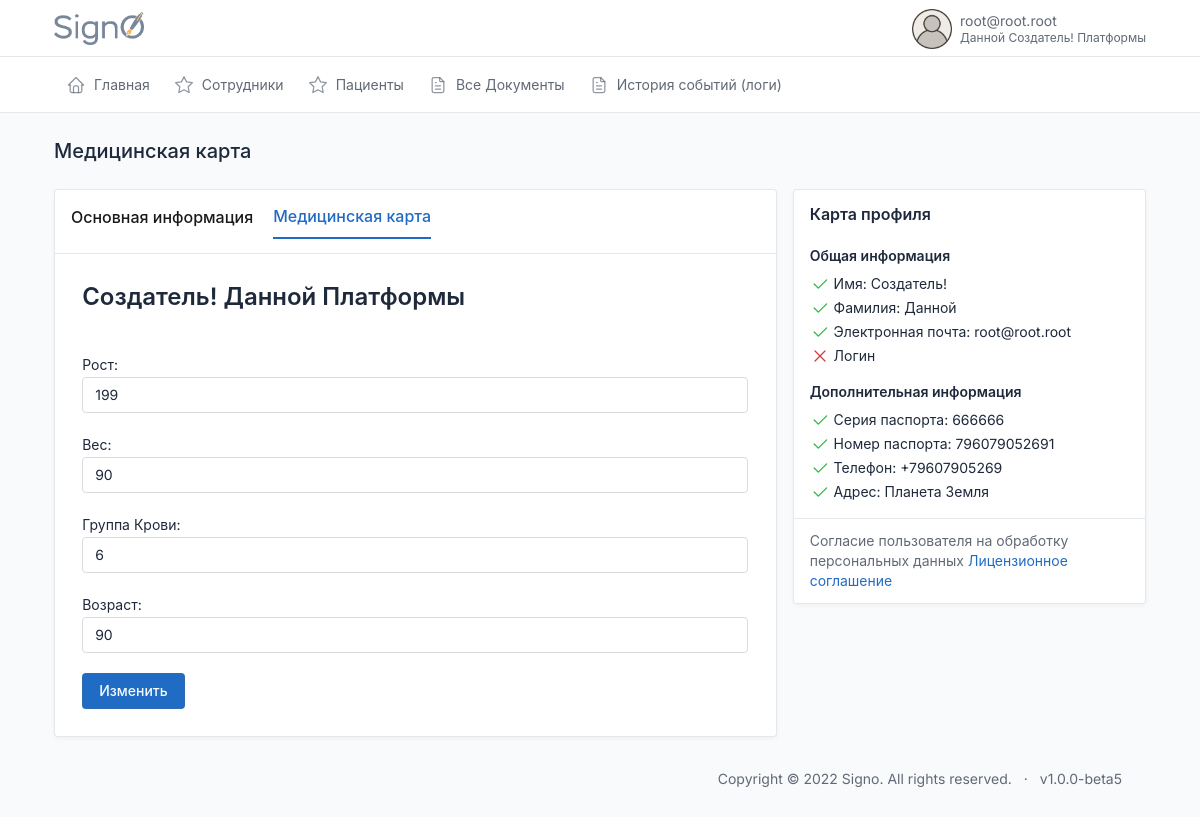
Page /id/mymedcard/ (signed in) on the committed database.
### users/models.py (models this page shows, shortened)
class CustomUser(AbstractBaseUser, PermissionsMixin):
    email = models.EmailField(max_length=254, unique=True, verbose_name='Электронная почта')
    first_name = models.CharField(u"Имя", max_length=100, blank=True, null=True)
    last_name = models.CharField(u"Фамилия", max_length=100, blank=True, null=True)
    patronymic = models.CharField(u"Отчество", max_length=100, blank=True, null=True)
    pasport_series = models.CharField(max_length=12, blank=True, verbose_name='Серия паспорта')
    pasport_number = models.CharField(max_length=12, blank=True, verbose_name='Номер паспорта')
    addres = models.CharField(max_length=240, blank=True, verbose_name='Адрес пользователя')
    user_profile_id = models.IntegerField(blank=True, verbose_name='ID пользователя', null=True)
    phone = models.CharField(max_length=24, verbose_name='Телефон')
    uniq_id = models.CharField(unique=True, max_length=12, blank=True, null=True, verbose_name='Уникальный ID')
    photo = models.ImageField(
        upload_to='users/%Y/%m/%d/',
        blank=True,
        default='../static/images/default_avatar.png',
        verbose_name='Аватар')
    is_active = models.BooleanField(default=True, verbose_name='Активирован')
    is_admin = models.BooleanField(default=False, verbose_name='Администратор')
    is_staff = models.BooleanField(_('staff status'), default=False)
    is_superuser = models.BooleanField(_('super user'), default=False)
    date_joined = models.DateTimeField(u'date joined', blank=True, null=True, default=timezone.now)
    last_login = models.DateTimeField(u'last login', blank=True, null=True)
    groups = models.ManyToManyField(Group, blank=True, null=True, verbose_name='Группы', related_name='groups')
    user_permissions = models.ManyToManyField(Permission, blank=True, null=True, verbose_name='Разрешения', related_name='user_permissions')
    date_of_birthday = models.DateField(blank=True, null=True, verbose_name='Дата Рождения')
    ADMINISTRATOR = 'AD'
    DOCTOR = 'DO'
    CLIENT = 'CL'
    DIRECTOR = 'DI'
    TYPE_ROLE = [
        (ADMINISTRATOR, 'Администратор'),
        (DOCTOR, 'Врач'),
        (CLIENT, 'Клиент'),
        (DIRECTOR, 'Руководитель')
    ]
    type = models.CharField(max_length=6, choices=TYPE_ROLE, default=CLIENT, verbose_name='Тип пользователя')
    ban = models.BooleanField(default=False, verbose_name='Уволен')
    ban_date = models.DateTimeField(verbose_name='дата увольнения', blank=True, null=True)
    ecp = models.BooleanField(default=False, verbose_name='Наличие ЭЦП')
    USERNAME_FIELD = 'email'
    REQUIRED_FIELDS = []
    objects = CustomUserManager()
    class Meta:
        verbose_name='Пользователь'
        verbose_name_plural='Пользователи'

class MedCard(models.Model):
    user = models.OneToOneField(CustomUser, verbose_name='Клиент', on_delete=models.CASCADE)
    height = models.CharField(max_length=100, verbose_name='Рост', blank=True, null=True)
    weight = models.CharField(max_length=100, verbose_name='Вес', blank=True, null=True)
    blood = models.CharField(max_length=100, verbose_name='Группа крови', blank=True, null=True)
    age = models.CharField(max_length=100, verbose_name='Возраст', blank=True, null=True)
    class Meta:
        verbose_name = 'Карта'
        verbose_name_plural = 'Карты'

### users/views.py (the view)
# urls.py: path('mymedcard/', show_mymedcard, name='mymedcard'),
@login_required
def show_mymedcard(request):
    if request.method == 'POST':
        u_form = MedCardUpdateForm(request.POST, instance=request.user.medcard)
        if u_form.is_valid():
            u_form.save()
            messages.success(request, f'Ваш профиль успешно обновлен.')
            return redirect('profile')
    else:
        u_form = MedCardUpdateForm(instance=request.user.medcard)
    context = {
        'title': 'Медицинская карта',
        'u_form': u_form,
    }
    return render(request, 'index/mymedcard.html', context)

### users/forms.py
class MedCardUpdateForm(forms.ModelForm):
    height = forms.CharField(label='Рост', required=True, widget=forms.TextInput(attrs={'class': 'form-control'}))
    weight = forms.CharField(label='Вес', required=True, widget=forms.TextInput(attrs={'class': 'form-control'}))
    blood = forms.CharField(label='Группа Крови', required=True, widget=forms.TextInput(attrs={'class': 'form-control'}))
    age = forms.CharField(label='Возраст', required=True, widget=forms.TextInput(attrs={'class': 'form-control'}))
    class Meta:
        model = MedCard
        fields = ['height', 'weight', 'blood', 'age']

### index/templates/index/mymedcard.html (shortened to what this page needs)
{%extends 'index.html'%}{%load static%}
{%block content%}
<div class="row row-cards">
              <div class="col-lg-8">
                <div class="card card-lg">
                                      <div class="card-header">
                    <a href="{%url 'profile'%}"><h3 class="card-title"  style="    padding: 0px 0px 9px 0px;
    color: #191919;">Основная информация</h3></a>
                    <a href="{%url 'mymedcard'%}"><h3 class="card-title"  style="    border-bottom: 2px solid;
    padding: 0px 0px 9px 0px;">Медицинская карта</h3></a>
                  </div>
                  <div class="card-body">
                    <div class="markdown">
<form action="" method="post" enctype="multipart/form-data">
    <h1>{{request.user.first_name}} {{request.user.last_name}} {{request.user.patronymic}}</h1>
    {{u_form}}
    <button type="submit" class="btn btn-primary">Изменить</button>
</form>
                    </div>
                  </div>
                </div>
              </div>
              <div class="col-lg-4">
                <div class="card">
                  <div class="card-body">
                    <div class="d-flex align-items-center mb-3">
                      <div>
                        <h3 class="lh-1">
                        Карта профиля
                        </h3>
                      </div>
                    </div>
                    <h4>Общая информация</h4>
                    <ul class="list-unstyled space-y-1">
                      <li>
                          {%if request.user.first_name%}
                          <svg xmlns="http://www.w3.org/2000/svg" class="icon text-green" width="24" height="24" viewBox="0 0 24 24" stroke-width="2" stroke="currentColor" fill="none" stroke-linecap="round" stroke-linejoin="round"><path stroke="none" d="M0 0h24v24H0z" fill="none"></path><path d="M5 12l5 5l10 -10"></path></svg>
                          {%endif%}
                        Имя: {{request.user.first_name}}
                      </li>
                      <li>
                          {%if request.user.last_name%}
                          <svg xmlns="http://www.w3.org/2000/svg" class="icon text-green" width="24" height="24" viewBox="0 0 24 24" stroke-width="2" stroke="currentColor" fill="none" stroke-linecap="round" stroke-linejoin="round"><path stroke="none" d="M0 0h24v24H0z" fill="none"></path><path d="M5 12l5 5l10 -10"></path></svg>
                          {%endif%}
                        Фамилия: {{request.user.last_name}}
                      </li>
                      <li>
                          {%if request.user.email%}
                          <svg xmlns="http://www.w3.org/2000/svg" class="icon text-green" width="24" height="24" viewBox="0 0 24 24" stroke-width="2" stroke="currentColor" fill="none" stroke-linecap="round" stroke-linejoin="round"><path stroke="none" d="M0 0h24v24H0z" fill="none"></path><path d="M5 12l5 5l10 -10"></path></svg>
                          {%endif%}
                          Электронная почта: {{request.user.email}}
                      </li>
                      <li>
                        Логин {{request.user.username}}
                      </li>
                    </ul>
                    <h4>Дополнительная информация</h4>
                    <ul class="list-unstyled space-y-1">
                      <li>
                          {%if request.user.pasport_series%}
                          <svg xmlns="http://www.w3.org/2000/svg" class="icon text-green" width="24" height="24" viewBox="0 0 24 24" stroke-width="2" stroke="currentColor" fill="none" stroke-linecap="round" stroke-linejoin="round"><path stroke="none" d="M0 0h24v24H0z" fill="none"></path><path d="M5 12l5 5l10 -10"></path></svg>
                          {%endif%}
                        Серия паспорта: {{request.user.pasport_series}}
                      </li>
                      <li>
                          {%if request.user.pasport_number%}
                          <svg xmlns="http://www.w3.org/2000/svg" class="icon text-green" width="24" height="24" viewBox="0 0 24 24" stroke-width="2" stroke="currentColor" fill="none" stroke-linecap="round" stroke-linejoin="round"><path stroke="none" d="M0 0h24v24H0z" fill="none"></path><path d="M5 12l5 5l10 -10"></path></svg>
                          {%endif%}
                        Номер паспорта: {{request.user.pasport_number}}
                      </li>
                        <li>
                          {%if request.user.phone%}
                          <svg xmlns="http://www.w3.org/2000/svg" class="icon text-green" width="24" height="24" viewBox="0 0 24 24" stroke-width="2" stroke="currentColor" fill="none" stroke-linecap="round" stroke-linejoin="round"><path stroke="none" d="M0 0h24v24H0z" fill="none"></path><path d="M5 12l5 5l10 -10"></path></svg>
                            {%endif%}
                        Телефон: {{request.user.phone}}
                      </li>
                        <li>
                          {%if request.user.addres%}
                          <svg xmlns="http://www.w3.org/2000/svg" class="icon text-green" width="24" height="24" viewBox="0 0 24 24" stroke-width="2" stroke="currentColor" fill="none" stroke-linecap="round" stroke-linejoin="round"><path stroke="none" d="M0 0h24v24H0z" fill="none"></path><path d="M5 12l5 5l10 -10"></path></svg>
                          {%endif%}
                        Адрес: {{request.user.addres}}
                      </li>
                    </ul>
                  </div>
                  <div class="card-footer">
                    Согласие пользователя на обработку персональных данных
                    <a href="#" target="_blank">Лицензионное соглашение</a>
                  </div>
                </div>
              </div>
            </div>
{%endblock%}

### templates/header.html (shortened to what this page needs)
<!doctype html>{%load static%}
<html lang="en">
<head>
  <link href="{% static 'dist/css/tabler.min.css' %}" rel="stylesheet" />
  <link href="{% static 'dist/css/tabler-flags.min.css' %}" rel="stylesheet" />
  <link href="{% static 'dist/css/tabler-payments.min.css'%}" rel="stylesheet" />
  <link href="{% static 'dist/css/tabler-vendors.min.css' %}" rel="stylesheet" />
  <link href="{% static 'dist/css/demo.min.css'%}" rel="stylesheet" />
  <link href="{% static 'css/style.css'%}" rel="stylesheet" />
  <link rel='stylesheet' href='https://cdn-uicons.flaticon.com/uicons-regular-rounded/css/uicons-regular-rounded.css'>
</head>
<body>
  <div class="wrapper">
    <header class="navbar navbar-expand-md navbar-light d-print-none">
      <div class="container-xl">
        <h1 class="navbar-brand navbar-brand-autodark d-none-navbar-horizontal pe-0 pe-md-3"
          style="display:flex; justify-content:space-between">
          <a href="{%url 'index'%}">
            <img width=90px height=33px src="/static/images/signo_logo.png">
          </a>
        </h1>
        <div class="navbar-nav flex-row order-md-last">
          <div class="nav-item dropdown">
            <a href="#" class="nav-link d-flex lh-1 text-reset p-0" data-bs-toggle="dropdown"
              aria-label="Open user menu">
              <img width=40px height=40px src="{{request.user.photo.url}}">
              <div class="d-none d-xl-block ps-2">
                <div>{{request.user.email}}</div>
                <div class="mt-1 small text-muted">
                  {{request.user.last_name}} {{request.user.first_name}} {{request.user.patronymic}}
                </div>
              </div>
            </a>
          </div>
        </div>
      </div>
    </header>
    <div class="navbar-expand-md">
      <div class="collapse navbar-collapse" id="navbar-menu">
        <div class="navbar navbar-light">
          <div class="container-xl">
            <ul class="navbar-nav">
              {%if request.user.type == 'DI'%}
              {% include 'menu/director.html' %}
              {%endif%}
            </ul>
          </div>
        </div>
      </div>
    </div>
    <div class="page-wrapper">
      <div class="container-xl">
        <div class="page-header d-print-none">
          <div class="row align-items-center">
            <div class="col">
              <h2 class="page-title">
                {%block title%}{{title}}{%endblock%}
              </h2>
            </div>
          </div>
        </div>
      </div>
      <div class="page-body">
        <div class="container-xl">

### templates/header.html (style rules this page uses)
.card-header a { margin: 0px 20px 0px 0px; }

### index/templates/index/mymedcard.html (style rules this page uses)
label { display: inline-block; width: 100%; }
.form-control { margin: 0px 0px 20px 0; }
h1 { margin: 0px 0px 40px 0px; }
.card-lg>.card-body { padding: 1.7rem; }

### rows in the picture
CustomUser: user.photo (placeholder picture), user.email "root@root.root", user.last_name "Данной", user.first_name "Создатель!", user.patronymic "Платформы", user.pasport_series "666666", user.pasport_number "796079052691", user.phone "+79607905269", user.addres "Планета Земля"
MedCard: height "199", weight "90", blood "6", age "90"

### other values in the picture
{{ title }} "Медицинская карта"
